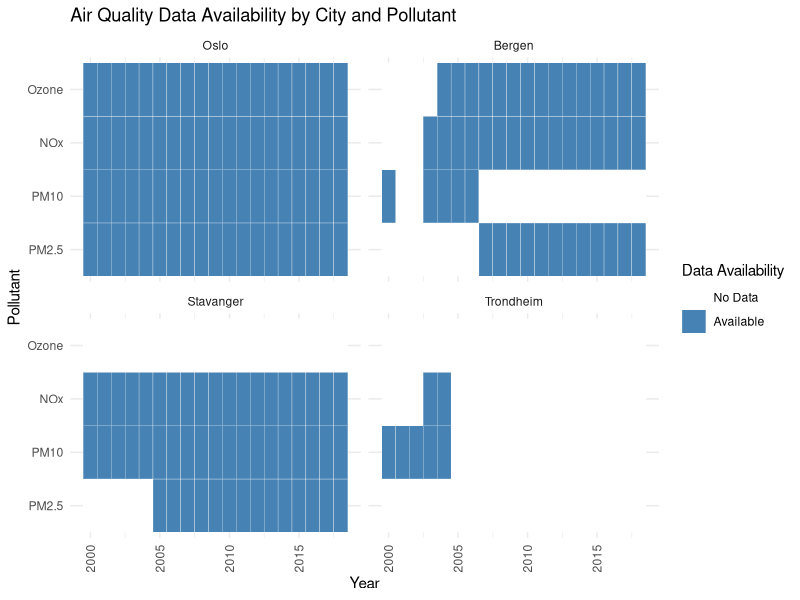

R code for this plot:
library(ggplot2)
library(reshape2)

# Define the data with start and end dates
data <- data.frame(
  City = c('Oslo', 'Bergen', 'Bergen', 'Bergen', 'Bergen', 'Bergen', 'Bergen', 'Bergen',
           'Stavanger', 'Stavanger', 'Stavanger', 'Trondheim', 'Trondheim'),
  Pollutant = c('PM2.5', 'PM10', 'PM10', 'PM10', 'PM10', 'NOx', 'PM2.5', 'Ozone',
                'NOx', 'PM10', 'PM2.5', 'NOx', 'PM10'),
  Start = c('2000-01-01', '2000-01-01', '2003-01-01', '2004-09-06', '2005-08-17', '2003-01-01', '2007-08-23', '2004-06-09',
            '2000-01-01', '2000-01-01', '2005-03-01', '2003-05-22', '2000-01-03'),
  End = c('2018-12-31', '2000-03-31', '2004-07-19', '2005-05-31', '2006-06-06', '2018-01-04', '2018-01-04', '2018-01-04',
          '2018-08-06', '2018-12-30', '2018-12-30', '2004-12-03', '2004-12-03')
)

# Convert dates to proper date format
data$Start <- as.Date(data$Start)
data$End <- as.Date(data$End)

# Create complete list of years
years <- 2000:2018
cities <- unique(data$City)
pollutants <- unique(data$Pollutant)

# Initialize heatmap data frame
heatmap_data <- expand.grid(Pollutant = pollutants, City = cities, Year = years)
heatmap_data$Availability <- 0

# Mark Oslo's data as complete for PM10, PM2.5, NOx, and Ozone
complete_pollutants <- c("PM10", "PM2.5", "NOx", "Ozone")
for (pollutant in complete_pollutants) {
  heatmap_data$Availability[heatmap_data$City == "Oslo" & heatmap_data$Pollutant == pollutant] <- 1
}

# Fill in heatmap data based on availability for other cities
for (i in 1:nrow(data)) {
  city <- data$City[i]
  pollutant <- data$Pollutant[i]
  start_year <- as.numeric(format(data$Start[i], "%Y"))
  end_year <- as.numeric(format(data$End[i], "%Y"))
  
  if (city != "Oslo" && !grepl("PM10 and PM2.5", pollutant)) {
    heatmap_data$Availability[heatmap_data$City == city &
                                heatmap_data$Pollutant == pollutant &
                                heatmap_data$Year >= start_year &
                                heatmap_data$Year <= end_year] <- 1
  }
}

# Define custom color palette (change colors as desired)
my_palette <- c("white", "steelblue")

png('Air Quality Data Availability by City and Pollutant.png',
    height = 45,
    width = 45,
    units = 'cm',
    res = 300)

plot.new()
# Plot the heatmap with custom colors
ggplot(heatmap_data, aes(x = Year, y = Pollutant, fill = factor(Availability))) +
  geom_tile(color = "white") +
  facet_wrap(~City, ncol = 2) +
  scale_fill_manual(values = my_palette, name = "Data Availability", labels = c("No Data", "Available")) +
  theme_minimal() +
  theme(axis.text.x = element_text(angle = 90, vjust = 0.5, hjust=1)) +
  labs(title = "Air Quality Data Availability by City and Pollutant", x = "Year", y = "Pollutant")


dev.off()

